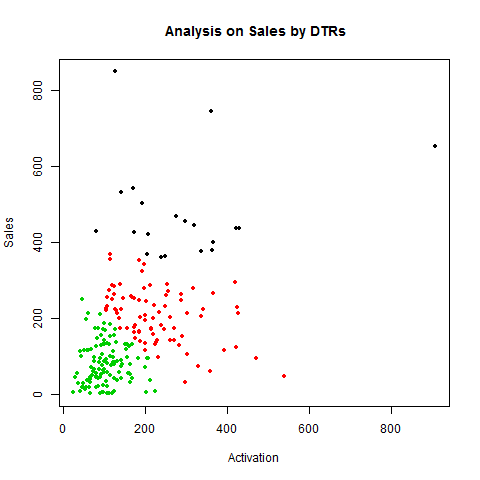

Here is the R script that generated this plot:
setwd("C://xampp/htdocs//API//PAGES//Cluster")
cluster = read.csv("C:/xampp/htdocs/API/PAGES/Cluster/file_cluster.csv")
wr=data.frame(cluster$DISTRIBUTOR_CODE,cluster$REGION,cluster$ITEM_HEAD,cluster$ACT,cluster$SSO)
write.csv(wr,"down.csv");
cluster.features = cluster
cluster.features$REGION <-NULL
cluster.features$ITEM_HEAD <-NULL
cluster.features$DISTRIBUTOR_CODE<-NULL
result <- kmeans(cluster.features,3)
table(cluster$DISTRIBUTOR_CODE,result$cluster)
png(filename="cluster.png")
plot(cluster$ACT,cluster$SSO, xlab='Activation', ylab='Sales', main=' Analysis on Sales by DTRs' ,pch=20, col=result$cluster)
dev.off()
file.remove("file_cluster.csv")
